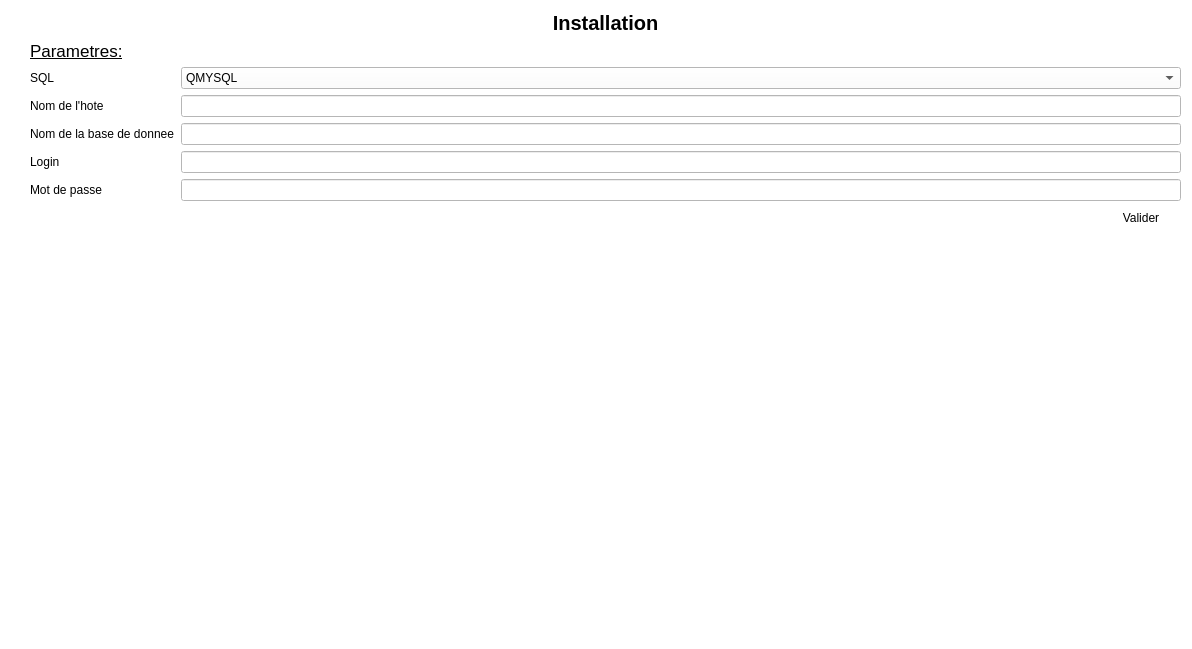
<?xml version="1.0" encoding="UTF-8"?>
<ui version="4.0">
 <class>Installation</class>
 <widget class="QWidget" name="Installation">
  <property name="geometry">
   <rect>
    <x>0</x>
    <y>0</y>
    <width>1192</width>
    <height>649</height>
   </rect>
  </property>
  <property name="windowTitle">
   <string>Installation du gestionnaire de mot de passe</string>
  </property>
  <property name="windowIcon">
   <iconset>
    <normaloff>Images/icon_global.jpg</normaloff>Images/icon_global.jpg</iconset>
  </property>
  <property name="styleSheet">
   <string notr="true">background-color:white;color:black;</string>
  </property>
  <layout class="QHBoxLayout" name="horizontalLayout">
   <item>
    <layout class="QVBoxLayout" name="verticalLayout_2">
     <item>
      <widget class="QLabel" name="label_error">
       <property name="font">
        <font>
         <pointsize>16</pointsize>
         <weight>75</weight>
         <bold>true</bold>
        </font>
       </property>
       <property name="styleSheet">
        <string notr="true">color:red;</string>
       </property>
       <property name="text">
        <string/>
       </property>
      </widget>
     </item>
     <item>
      <widget class="QLabel" name="image_logo">
       <property name="text">
        <string/>
       </property>
       <property name="pixmap">
        <pixmap>Images/icon_global.jpg</pixmap>
       </property>
      </widget>
     </item>
    </layout>
   </item>
   <item>
    <layout class="QVBoxLayout" name="verticalLayout">
     <item>
      <widget class="QLabel" name="label">
       <property name="font">
        <font>
         <pointsize>15</pointsize>
         <weight>75</weight>
         <bold>true</bold>
        </font>
       </property>
       <property name="text">
        <string>Installation</string>
       </property>
       <property name="alignment">
        <set>Qt::AlignCenter</set>
       </property>
      </widget>
     </item>
     <item>
      <widget class="QLabel" name="label_7">
       <property name="font">
        <font>
         <pointsize>13</pointsize>
         <underline>true</underline>
        </font>
       </property>
       <property name="text">
        <string>Parametres:</string>
       </property>
      </widget>
     </item>
     <item>
      <layout class="QFormLayout" name="formLayout">
       <item row="0" column="0">
        <widget class="QLabel" name="label_2">
         <property name="text">
          <string>SQL</string>
         </property>
        </widget>
       </item>
       <item row="0" column="1">
        <widget class="QComboBox" name="comboBox_sql">
         <item>
          <property name="text">
           <string>QMYSQL</string>
          </property>
         </item>
         <item>
          <property name="text">
           <string>QPSQL</string>
          </property>
         </item>
        </widget>
       </item>
       <item row="1" column="0">
        <widget class="QLabel" name="label_3">
         <property name="text">
          <string>Nom de l'hote</string>
         </property>
        </widget>
       </item>
       <item row="1" column="1">
        <widget class="QLineEdit" name="edit_hote"/>
       </item>
       <item row="2" column="0">
        <widget class="QLabel" name="label_4">
         <property name="text">
          <string>Nom de la base de donnee</string>
         </property>
        </widget>
       </item>
       <item row="2" column="1">
        <widget class="QLineEdit" name="edit_name_BDD"/>
       </item>
       <item row="3" column="0">
        <widget class="QLabel" name="label_5">
         <property name="text">
          <string>Login</string>
         </property>
        </widget>
       </item>
       <item row="3" column="1">
        <widget class="QLineEdit" name="edit_login"/>
       </item>
       <item row="4" column="0">
        <widget class="QLabel" name="label_6">
         <property name="text">
          <string>Mot de passe</string>
         </property>
        </widget>
       </item>
       <item row="4" column="1">
        <widget class="QLineEdit" name="edit_mdp">
         <property name="inputMask">
          <string/>
         </property>
         <property name="echoMode">
          <enum>QLineEdit::Password</enum>
         </property>
        </widget>
       </item>
      </layout>
     </item>
     <item>
      <layout class="QHBoxLayout" name="horizontalLayout_2">
       <item>
        <spacer name="horizontalSpacer">
         <property name="orientation">
          <enum>Qt::Horizontal</enum>
         </property>
         <property name="sizeHint" stdset="0">
          <size>
           <width>40</width>
           <height>20</height>
          </size>
         </property>
        </spacer>
       </item>
       <item>
        <widget class="QPushButton" name="bouton_valider">
         <property name="text">
          <string>Valider</string>
         </property>
         <property name="flat">
          <bool>true</bool>
         </property>
        </widget>
       </item>
      </layout>
     </item>
     <item>
      <spacer name="verticalSpacer">
       <property name="orientation">
        <enum>Qt::Vertical</enum>
       </property>
       <property name="sizeHint" stdset="0">
        <size>
         <width>20</width>
         <height>40</height>
        </size>
       </property>
      </spacer>
     </item>
    </layout>
   </item>
  </layout>
 </widget>
 <resources/>
 <connections/>
</ui>
